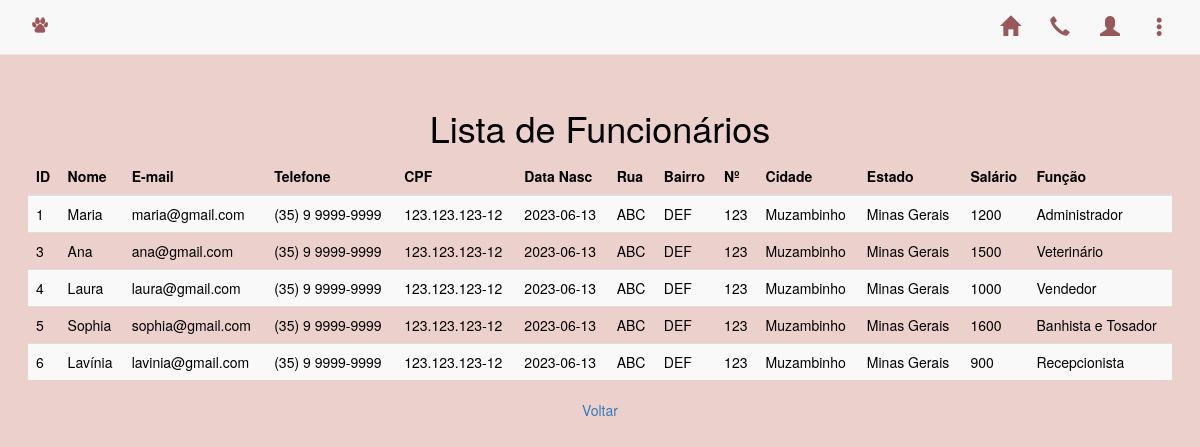
The page /funcionario.php on the database its author committed.
### tables this page shows
CREATE TABLE `funcionarios` (
  `ID_funcionario` int(11) NOT NULL,
  `nome` varchar(45) NOT NULL,
  `email` varchar(45) NOT NULL,
  `telefone` varchar(20) NOT NULL,
  `cpf` varchar(20) NOT NULL,
  `data_nasc` date NOT NULL,
  `rua` varchar(50) NOT NULL,
  `bairro` varchar(45) NOT NULL,
  `num` int(11) NOT NULL,
  `cidade` varchar(45) NOT NULL,
  `estado` varchar(40) NOT NULL,
  `salario` float NOT NULL,
  `funcao` varchar(20) NOT NULL
);

### funcionario.php (the view, shortened to what this page needs)
<!DOCTYPE html>
<html lang="pt-br">
<head>
  <link href="estilo.css" rel="stylesheet" />
  <link rel="stylesheet" href="https://maxcdn.bootstrapcdn.com/bootstrap/3.4.1/css/bootstrap.min.css">
</head>
<body>
  <nav class="navbar navbar-default navbar-fixed-top">
    <div class="container">
      <div class="navbar-header">
        <img class="navbar-brand" href="#" src="icone.png" />
      </div>
      <div class="collapse navbar-collapse" id="myNavbar">
        <ul class="nav navbar-nav navbar-right">
          <li class="link"><a href="index.html" target="_self" title="Voltar para a página inicial" class="glyphicon glyphicon-home"></a></li>
          <li class="link"><a href="contatos.php" target="_self" title="Entre em contato conosco!" class="glyphicon glyphicon-earphone"></a></li>
          <li class="dropdown"><a class="dropdown-toggle" data-toggle="dropdown" href="#"><span class="glyphicon glyphicon-user" title="Login"></span></a>
          </li>
          <li class="dropdown"><a class="dropdown-toggle" data-toggle="dropdown" href="#"><span class="glyphicon glyphicon-option-vertical" title="Menu"></span></a>
          </li>
        </ul>
      </div>
    </div>
  </nav>
  <br><br><br>
<body>
<?php
	$operacao = $_POST['operacao'];
	$conexao = mysqli_connect('localhost','root','','gerenciador_animais');
  	if($operacao=='incluir'){
  		if((!empty($_POST['nome'])) && (!empty($_POST['email'])) && (!empty($_POST['telefone'])) && (!empty($_POST['cpf'])) && (!empty($_POST['data_nasc'])) && (!empty($_POST['rua'])) && (!empty($_POST['bairro'])) && (!empty($_POST['num'])) && (!empty($_POST['cidade'])) && (!empty($_POST['estado'])) && (!empty($_POST['salario'])) && (!empty($_POST['funcao']))){
        $nome = $_POST['nome'];
    		$email = $_POST['email'];
        $telefone = $_POST['telefone'];
        $cpf = $_POST['cpf'];
        $data_nasc = $_POST['data_nasc'];
        $rua = $_POST['rua'];
        $bairro = $_POST['bairro'];
    		$num = $_POST['num'];
    		$cidade = $_POST['cidade'];
        $estado = $_POST['estado'];
        $salario = $_POST['salario'];
        $funcao = $_POST['funcao'];
    		$sql = "INSERT INTO FUNCIONARIOS VALUES('','$nome','$email','$telefone','$cpf','$data_nasc','$rua','$bairro','$num','$cidade','$estado','$salario','$funcao');";
    		if(mysqli_query($conexao,$sql)){
  	  		echo '<p class="text-center">Cadastrado!</p>';
      		echo '<p class="text-center"><a href="funcionarios.php">Voltar</a></p>';
    		}
    		else{
      			echo '<p>Erro ao cadastrar no Banco de Dados.</p>';
      			echo '<p><a href="funcionarios.php">Voltar</a></p>';
    		}
  		}
  		else{
    		echo '<p class="text-center">Não efetuado.<br/>Favor preencher todos os campos.</p>';
    		echo '<p class="text-center"><a href="funcionarios.php">Voltar</a></p>';
 		}
	}
	else{
		$sql = "SELECT * FROM FUNCIONARIOS";
		$selecao = mysqli_query($conexao, $sql);
		$quantidadeSelecionada = mysqli_num_rows($selecao);
		echo '<h1 class="text-center">Lista de Funcionários</h1>';
		echo '<table class="table table-striped">';
    echo "<thead><tr><th>ID</th><th>Nome</th><th>E-mail</th><th>Telefone</th><th>CPF</th><th>Data Nasc</th><th>Rua</th><th>Bairro</th><th>Nº</th><th>Cidade</th><th>Estado</th><th>Salário</th><th>Função</th></thead>";
    echo '<tbody>';
    for($i=0; $i<$quantidadeSelecionada; $i++){
			$vetor = mysqli_fetch_row($selecao);
            $novaData = inverteData($vetor[6]);
			echo "\n<tr><td>".$vetor[0]."</td>";
            echo "<td>".$vetor[1]."</td>";
            echo "<td>".$vetor[2]."</td>";
            echo "<td>".$vetor[3]."</td>";
            echo "<td>".$vetor[4]."</td>";
            echo "<td>".$vetor[5]."</td>";
            echo "<td>".$novaData."</td>";
            echo "<td>".$vetor[7]."</td>";
            echo "<td>".$vetor[8]."</td>";
            echo "<td>".$vetor[9]."</td>";
            echo "<td>".$vetor[10]."</td>";
            echo "<td>".$vetor[11]."</td>";
            echo "<td>".$vetor[12]."</td>";
		}
    echo '</tbody></table>';
		echo '<p class="text-center"><a href="funcionarios.php">Voltar</a></p>';
	}
  function inverteData($data){
    $vetorData = explode('-',$data);
    $inverteData = array_reverse($vetorData);
    $dataCorreta = implode('-',$inverteData);
    return $dataCorreta;
  }
?>
</body>
<html>

### estilo.css (style rules this page uses)
.glyphicon, .preto { color:#99575A !important; font-size: 20px; }

### funcionario.php (style rules this page uses)
body { background-color: #EBD0CC; color: #000; margin:2em; }

### rows shown on the page
funcionarios: ID_funcionario "1", nome "Maria", email "maria@gmail.com", telefone "(35) 9 9999-9999", cpf "123.123.123-12", data_nasc "2023-06-13", rua "ABC", bairro "DEF", num "123", cidade "Muzambinho", estado "Minas Gerais", salario "1200", funcao "Administrador"
funcionarios: ID_funcionario "3", nome "Ana", email "ana@gmail.com", telefone "(35) 9 9999-9999", cpf "123.123.123-12", data_nasc "2023-06-13", rua "ABC", bairro "DEF", num "123", cidade "Muzambinho", estado "Minas Gerais", salario "1500", funcao "Veterinário"
funcionarios: ID_funcionario "4", nome "Laura", email "laura@gmail.com", telefone "(35) 9 9999-9999", cpf "123.123.123-12", data_nasc "2023-06-13", rua "ABC", bairro "DEF", num "123", cidade "Muzambinho", estado "Minas Gerais", salario "1000", funcao "Vendedor"
funcionarios: ID_funcionario "5", nome "Sophia", email "sophia@gmail.com", telefone "(35) 9 9999-9999", cpf "123.123.123-12", data_nasc "2023-06-13", rua "ABC", bairro "DEF", num "123", cidade "Muzambinho", estado "Minas Gerais", salario "1600", funcao "Banhista e Tosador"
funcionarios: ID_funcionario "6", nome "Lavínia", email "lavinia@gmail.com", telefone "(35) 9 9999-9999", cpf "123.123.123-12", data_nasc "2023-06-13", rua "ABC", bairro "DEF", num "123", cidade "Muzambinho", estado "Minas Gerais", salario "900", funcao "Recepcionista"
